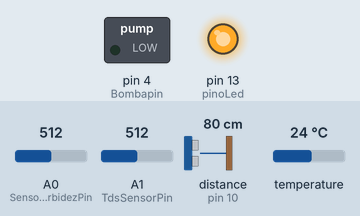
The program below on a simulated Arduino Uno, built with avr-gcc and run on an emulated ATmega328P. Shown: switched loads named in the program (green lamp = pin HIGH), output pins drawn as LEDs (lit = HIGH). Wiring (inferred from the names in the program): ultrasonic range finder: trigger pin 9; echo pin 10. The inputs (shaded band) are chosen by the test bench; at power-on: distance to the obstacle (sensor on pin 10) 80 cm, A0 (SensorTurbidezPin) = 512, A1 (TdsSensorPin) = 512, temperature 24 °C. The echo pulse lasts 58.3 µs per cm; pins used as bus, display or sensor lines are not drawn; what the program prints to the serial monitor is not drawn.

Above: at 1.5 s.
1.6 s: distance to the obstacle (sensor on pin 10) set to 55 cm
At 3.0 s:
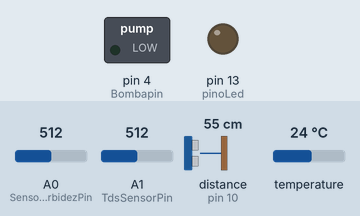
3.6 s: distance to the obstacle (sensor on pin 10) set to 45 cm
At 6.6 s:
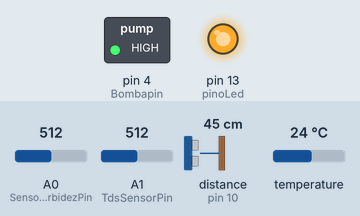
At 10.0 s:
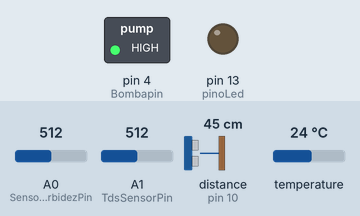
Timing chart, 0 to 24.9 s (numbered marks = the images above; inputs shaded):
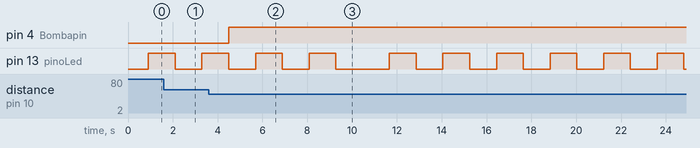

Measured:
- the behaviour switches between 51 and 50 cm on distance to the obstacle (sensor on pin 10) (found by bisection; images 1 and 2)
- after the input at 3.6 s, pin 4 (Bombapin): LOW → HIGH after 0.90 s

The program:

main.cpp
```cpp
// Programa Arduino para ler sensores de qualidade de Agua
// Usage :
// Sensor Turbidez - Pinos A0, 5V, GND
// Sensor de Temperatura (ds18b20) - PInos (vermelho 5V, Preto-GND, Amarelo - Resistor 4K7 entre amarelo e vermelho, e Amarelo ligado no pino 2 digital)
//        https://curtocircuito.com.br/blog/Categoria%20Arduino/como-utilizar-o-ds18b20
// Sensor de Condutividade: Medidor de TDS Sensor de Condutividade
//        https://www.usinainfo.com.br/blog/projeto-medidor-de-tds-arduino-para-condutividade-da-agua/
// ATENCAO (Sensor de Condutividade)
// 1. A sonda não pode ser usada em água acima de 55 graus centígrados.
// 2. A sonda não pode ser deixada muito perto da borda do recipiente, caso contrário afetará a leitura.
#include <Arduino.h>
#include <OneWire.h>
#include <DallasTemperature.h>

#define IMPRIME_SERIAL 0
#define NIVEL_TANQUE_MAX  10   //nivel do tanque para desligar a bomba
#define NIVEL_TANQUE_MIN  13   //nivel do tanque para desligar a bomba

#define RFF  //teste github 16-04-24

// Structure da mensagem para enviar para ESP32
#define HEADER_MSG 0xCA
#define FOOTER_MSG 0xFEFE
typedef struct struct_message {
  uint8_t header;
  float turb_v;   //turbidez voltage
  float turb_ntu; //turbidez 0 a 10000 NTU
  float temp;     //temperature
  float cond_v;   //condutividade voltage
  float cond_tds; //condutividade tds
  int dist_media; //distancia media
  bool bomb_status; //status da bomba
  uint16_t footer;
} struct_message;
struct_message mydata;

 // TECHATRONIC.COM
 long duration;
 int distanceCm, distanceInch;

// DEFINE PINAGENS SENSORES E LEDS
const int pinoLed = 13;
const int Bombapin = 4;
const int dist_trigPin = 9;
const int dist_echoPin = 10;

// Pino sensor temperatura DS18B20 (pwm)
#define Pin_Sensor_temp 2
float temperature;

//sensor de condutividade
#define VREF 5.0 // analog reference voltage(Volt) of the ADC
#define SCOUNT 30 // sum of sample point
int analogBuffer[SCOUNT]; // store the analog value in the array, read from ADC
int analogBufferTemp[SCOUNT];
int analogBufferIndex = 0,copyIndex = 0;
float cond_averageVoltage = 0;
float cond_tdsValue = 0;
//Pino sensor condutividade (analogico)
#define TdsSensorPin A1

// sensor de turbidez
float turb_voltagem;
float turb_NTU;
// Define o pino de Leitura do Sensor Turbidez (analogico)
int SensorTurbidezPin = A0;

int ligadesliga=0;
uint8_t count=0;

//sensor de distancia
#define MAX_POS 5
int media_movel[5];
int pos=0;
int timeout=0;

//prototypes
OneWire oneWire(Pin_Sensor_temp);
DallasTemperature sensors(&oneWire);

//=============================================
// TRATA SENSOR DE TURBIDEZ

// Sistema de arredondamento para Leitura
float ArredondarPara( float ValorEntrada, int CasaDecimal ) {
  float multiplicador = powf( 10.0f, CasaDecimal );
  ValorEntrada = roundf( ValorEntrada * multiplicador ) / multiplicador;
  return ValorEntrada;
}


//=============================================
// TRATA SENSOR DE CONDUTIVIDADE

int getMedianNum(int bArray[], int iFilterLen)
{
	int bTab[iFilterLen];
	for (byte i = 0; i<iFilterLen; i++)
		bTab[i] = bArray[i];

	int i, j, bTemp;
	for (j = 0; j < iFilterLen - 1; j++){
		for (i = 0; i < iFilterLen - j - 1; i++) {
			if (bTab[i] > bTab[i + 1]) {
				bTemp = bTab[i];
				bTab[i] = bTab[i + 1];
				bTab[i + 1] = bTemp;
			}
		}
	}

	if ((iFilterLen & 1) > 0)
		bTemp = bTab[(iFilterLen - 1) / 2];
	else
		bTemp = (bTab[iFilterLen / 2] + bTab[iFilterLen / 2 - 1]) / 2;

  return bTemp;
}

// =========================================================
// TRATA COMUNICACAO SERIAL
uint8_t senddataserial(uint8_t *pdata, uint8_t len){
  int i;

  for (i=0;i<len;i++){
     Serial.write(*pdata++);
  }

  return 1;
}


//=============================
// SETUP CONFIG

void setup() {
 Serial.begin(9600);

  //Pino led interno - Somente para Debug
  pinMode(pinoLed, OUTPUT);

  //Pino Saida Bomba Dagua
  pinMode(Bombapin, OUTPUT);

  //Leitura sensor temperatura
  sensors.begin();

  //sensor de condutividade
  pinMode(TdsSensorPin,INPUT);

  //sensor de distancia
  pinMode(dist_trigPin, OUTPUT);
  pinMode(dist_echoPin, INPUT);


}


//=============================
// MAIN LOOP

void loop() {
  uint8_t ret=0;
  uint16_t i=0;
 	static unsigned long analogSampleTimepoint = millis();
	static unsigned long printTimepoint = millis();


 // leitura sensor temperatura
  sensors.requestTemperatures();
  //Serial.println(sensors.getTempCByIndex(0));
  temperature = sensors.getTempCByIndex(0);
  if ((temperature <0) || (temperature >50))
     temperature = mydata.temp;
  mydata.temp = temperature;
 //================================================
 //leitura sensor de condutividade

	if(millis()-analogSampleTimepoint > 40U) //every 40 milliseconds,read the analog value from the ADC
	{
		analogSampleTimepoint = millis();
		analogBuffer[analogBufferIndex] = analogRead(TdsSensorPin); //read the analog value and store into the buffer
		analogBufferIndex++;

		if(analogBufferIndex == SCOUNT)
			analogBufferIndex = 0;
	}

	if(millis()-printTimepoint > 800U)
	{
		printTimepoint = millis();
		for(copyIndex=0;copyIndex<SCOUNT;copyIndex++)
			analogBufferTemp[copyIndex]= analogBuffer[copyIndex];

		cond_averageVoltage = getMedianNum(analogBufferTemp,SCOUNT) * (float)VREF / 1024.0; // read the analog value more stable by the median filtering algorithm, and convert to voltage value

    //temperature compensation formula: fFinalResult(25^C) = fFinalResult(current)/(1.0+0.02*(fTP-25.0));
    float compensationCoefficient = 1.0 + 0.02 * (temperature-25.0);

    //temperature compensation
    float compensationVolatge = cond_averageVoltage/compensationCoefficient;

    cond_tdsValue=(133.42*compensationVolatge*compensationVolatge*compensationVolatge - 255.86*compensationVolatge*compensationVolatge + 857.39*compensationVolatge)*0.5; //convert voltage value to tds value

    mydata.cond_v = cond_averageVoltage;
    mydata.cond_tds = cond_tdsValue;
  }

  //======================================
  // leitura sensor turbidez
  turb_voltagem = 0;
  // Realiza a soma dos "i" valores de voltagem
  for (i = 0; i < 800; i++) {
    turb_voltagem += ((float)analogRead(SensorTurbidezPin) / 1023) * 5;
  }

  // Realiza a média entre os valores lidos na função for acima
  turb_voltagem = turb_voltagem / 800;
  turb_voltagem = ArredondarPara(turb_voltagem, 1);

  // Se Voltagem menor que 2.5 fixa o valor de NTU
  if (turb_voltagem < 2.0)
    turb_NTU = 3000;
  else if (turb_voltagem > 4.2) {
    turb_NTU = 0;
    turb_voltagem = 4.2;
  }
  else {
    // Senão calcula o valor de NTU através da fórmula
    turb_NTU = -1120.4 * sq(turb_voltagem) + 5742.3 * turb_voltagem - 4353.8;
  }

  mydata.turb_v = turb_voltagem;
  mydata.turb_ntu = turb_NTU;

  //====================================
  // leitura sensor ultrassonico (nivel)
   digitalWrite(dist_trigPin, LOW);
   delayMicroseconds(2);
   digitalWrite(dist_trigPin, HIGH);
   delayMicroseconds(10);
   digitalWrite(dist_trigPin, LOW);
   duration = pulseIn(dist_echoPin, HIGH);
   distanceCm= duration*0.034/2;
   distanceInch = duration*0.0133/2;

  //=====================================
  //controle de nivel
  //Somente considera valores menores que 50cm...E o valor eh a media movel dos ultimos 5 valores
   int dist_tot=0;
   int dist_media=0;
   int dist_count=0;
   #if 1
   if (distanceCm < 50) {
    timeout =0;
     media_movel[pos] = distanceCm;
     if (pos>=MAX_POS)
       pos=0;
     else
       pos++;

    for (i=0; i < MAX_POS; i++){
      if (media_movel[i] >0){
          dist_tot += media_movel[i];
          dist_count++;
      }
    }
    dist_media = dist_tot / dist_count;
    mydata.dist_media = dist_media;

    if (dist_media <= NIVEL_TANQUE_MAX)
      mydata.bomb_status = 0;
    else {
      if (dist_media > NIVEL_TANQUE_MIN)
         mydata.bomb_status = 1;
    }

    digitalWrite(Bombapin, mydata.bomb_status);

  }
  else{
    timeout++;
    if (timeout>10){
      mydata.bomb_status = 0;
    }
  }
  #else
    mydata.dist_media = distanceCm;
    if (mydata.dist_media > 20)
      mydata.bomb_status = 1;
      else
      mydata.bomb_status = 0;

    digitalWrite(Bombapin, mydata.bomb_status);

  #endif

  //=========================================
  //pisca led - Somente para debug
  if (ligadesliga)
     ligadesliga = 0;
  else
     ligadesliga = 1;
  digitalWrite(pinoLed, ligadesliga);

  // Write all sensors
  #if IMPRIME_SERIAL
		Serial.print("Temp: ");
		Serial.print(temperature,2);
    //condutividade
		Serial.print(" - Cond: V= ");
		Serial.print(cond_averageVoltage,2);
		Serial.print("TDS Value:");
		Serial.print(cond_tdsValue,0);
		Serial.print(" ppm ");
    //turbidez
		Serial.print(" - Turb: V= ");
		Serial.print(turb_voltagem,2);
		Serial.print("NTU = ");
		Serial.print(turb_NTU,0);
		Serial.print("NTU ");
    //distance
    Serial.print(" Distance= ");
    //Serial.println(distanceCm);
    //Serial.print(" Media: ");
    Serial.println( mydata.dist_media);
    #endif

  //========================================
  //build message and send to ESP32
  mydata.header = HEADER_MSG;
  mydata.footer = FOOTER_MSG;

  ret = senddataserial((uint8_t *)&mydata,sizeof(mydata));

  delay(300);

  ret = ret;
}
```
